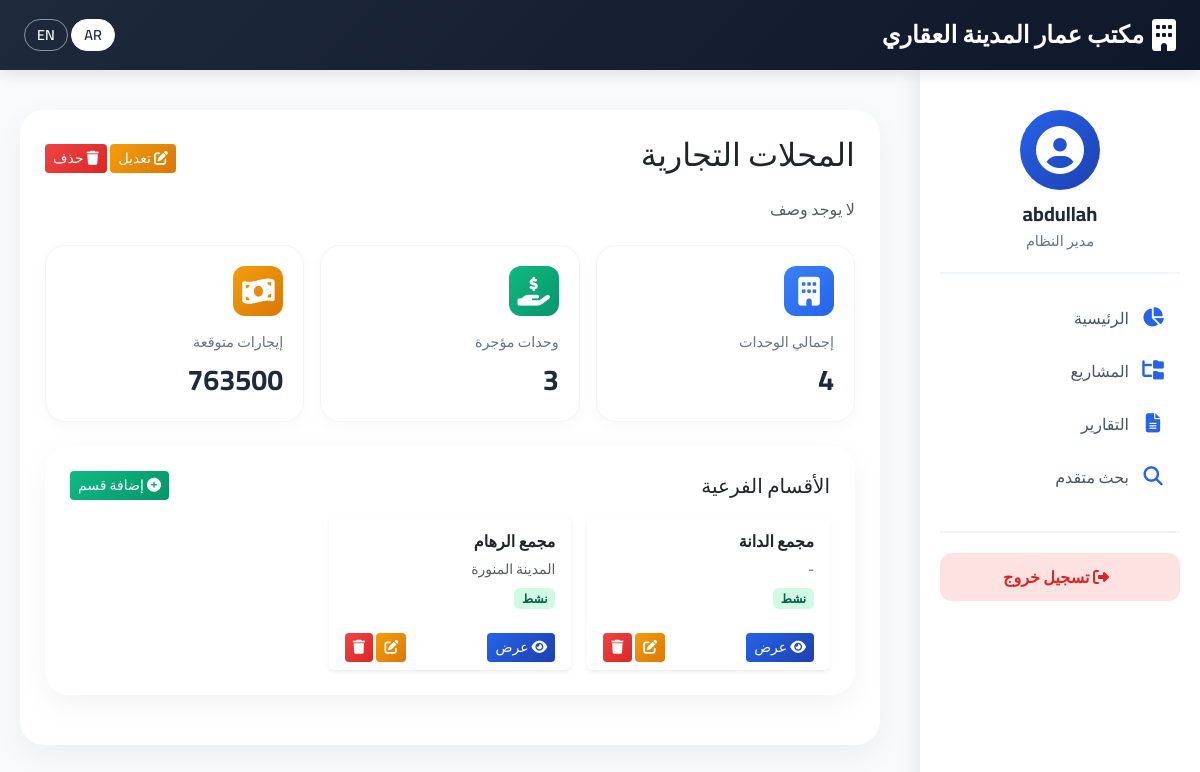
/category/3/ (signed in), run on the app's committed database.
### rentals/models.py (models this page shows, shortened)
class MainCategory(models.Model):
    name = models.CharField(max_length=100, unique=True, verbose_name="اسم الفئة الرئيسية")
    description = models.TextField(blank=True, verbose_name="وصف")
    created_at = models.DateTimeField(auto_now_add=True)
    class Meta:
        verbose_name = "فئة رئيسية"
        verbose_name_plural = "الفئات الرئيسية"
        ordering = ['name']

class SubCategory(models.Model):
    main_category = models.ForeignKey(MainCategory, on_delete=models.CASCADE, related_name='subcategories', verbose_name="الفئة الرئيسية")
    name = models.CharField(max_length=200, verbose_name="اسم القسم الداخلي")
    location = models.CharField(max_length=300, verbose_name="الموقع", blank=True)
    description = models.TextField(blank=True, verbose_name="وصف")
    is_active = models.BooleanField(default=True, verbose_name="نشط؟")
    created_at = models.DateTimeField(auto_now_add=True)
    class Meta:
        verbose_name = "قسم داخلي"
        verbose_name_plural = "الأقسام الداخلية"
        ordering = ['main_category', 'name']

### rentals/views.py (the view)
# urls.py: path('category/<int:pk>/', views.main_category_detail, name='main_category_detail'),
@login_required
def main_category_detail(request, pk):
    category = get_object_or_404(MainCategory, pk=pk)
    subcategories = category.subcategories.all()
    units_count = Unit.objects.filter(sub_category__main_category=category).count()
    rented_count = Unit.objects.filter(sub_category__main_category=category, is_rented=True).count()
    contracts = Contract.objects.filter(
        unit__sub_category__main_category=category,
        is_active=True
    )
    total_expected = sum(c.total_expected for c in contracts)
    context = {
        'category': category,
        'subcategories': subcategories,
        'units_count': units_count,
        'rented_count': rented_count,
        'total_expected': total_expected,
    }
    return render(request, 'rentals/main_category_detail.html', context)

### rentals/models.py (called while the page is built)
    @property
    def monthly_rent(self):
        if self.rent_type == 'yearly':
            return self.rent_amount / 12
        return self.rent_amount

    @property
    def tax_amount_monthly(self):
        if self.has_tax:
            return self.monthly_rent * (self.tax_rate / 100)
        return 0

    @property
    def total_monthly_with_tax(self):
        return self.monthly_rent + self.tax_amount_monthly

    @property
    def duration_months(self):
        return self.lease_duration_months

    @property
    def total_expected(self):
        return self.total_monthly_with_tax * self.duration_months

### rentals/templates/rentals/main_category_detail.html (shortened to what this page needs)
{% extends 'rentals/base.html' %}
{% load i18n %}
{% block content %}
<div class="container-fluid px-0">
    <div class="d-flex justify-content-between align-items-center mb-3">
        <h2>{{ category.name }}</h2>
        <div>
            <a href="{% url 'edit_main_category' category.id %}" class="btn btn-warning-custom btn-sm">
                <i class="fas fa-edit"></i> تعديل
            </a>
            <a href="{% url 'delete_main_category' category.id %}" class="btn btn-danger-custom btn-sm">
                <i class="fas fa-trash"></i> حذف
            </a>
        </div>
    </div>
    <p class="text-muted mb-4">{{ category.description|default:"لا يوجد وصف" }}</p>
    <div class="row g-3 mb-4">
        <div class="col-md-4">
            <div class="stat-card">
                <div class="stat-icon" style="background: linear-gradient(135deg, #3b82f6, #2563eb);">
                    <i class="fas fa-building"></i>
                </div>
                <div class="stat-label">إجمالي الوحدات</div>
                <div class="stat-value">{{ units_count }}</div>
            </div>
        </div>
        <div class="col-md-4">
            <div class="stat-card">
                <div class="stat-icon" style="background: linear-gradient(135deg, #10b981, #059669);">
                    <i class="fas fa-hand-holding-usd"></i>
                </div>
                <div class="stat-label">وحدات مؤجرة</div>
                <div class="stat-value">{{ rented_count }}</div>
            </div>
        </div>
        <div class="col-md-4">
            <div class="stat-card">
                <div class="stat-icon" style="background: linear-gradient(135deg, #f59e0b, #d97706);">
                    <i class="fas fa-money-bill-wave"></i>
                </div>
                <div class="stat-label">إيجارات متوقعة</div>
                <div class="stat-value">{{ total_expected|floatformat:0 }}</div>
            </div>
        </div>
    </div>
    <div class="content-card">
        <div class="d-flex justify-content-between align-items-center mb-3">
            <h5 class="mb-0">الأقسام الفرعية</h5>
            <a href="{% url 'add_sub_category' category.id %}" class="btn btn-success-custom btn-sm">
                <i class="fas fa-plus-circle"></i> إضافة قسم
            </a>
        </div>
        <div class="row g-3">
            {% for sub in subcategories %}
            <div class="col-md-4">
                <div class="card h-100 border-0 shadow-sm">
                    <div class="card-body">
                        <h6 class="fw-bold">{{ sub.name }}</h6>
                        <p class="small text-muted mb-2">{{ sub.location|default:"-" }}</p>
                        <div class="d-flex justify-content-between align-items-center">
                            <span class="badge {% if sub.is_active %}badge-success-custom{% else %}badge-secondary-custom{% endif %}">
                                {{ sub.is_active|yesno:"نشط,غير نشط" }}
                            </span>
                        </div>
                    </div>
                    <div class="card-footer bg-transparent border-0 d-flex justify-content-between">
                        <a href="{% url 'subcategory_detail' sub.id %}" class="btn btn-primary-custom btn-sm">
                            <i class="fas fa-eye"></i> عرض
                        </a>
                        <div>
                            <a href="{% url 'edit_sub_category' sub.id %}" class="btn btn-warning-custom btn-sm">
                                <i class="fas fa-edit"></i>
                            </a>
                            <a href="{% url 'delete_sub_category' sub.id %}" class="btn btn-danger-custom btn-sm">
                                <i class="fas fa-trash"></i>
                            </a>
                        </div>
                    </div>
                </div>
            </div>
            {% empty %}
            <div class="col-12">
                <p class="text-center text-muted py-4">لا توجد أقسام فرعية بعد</p>
            </div>
            {% endfor %}
        </div>
    </div>
</div>
{% endblock %}

### rentals/templates/rentals/base.html (shortened to what this page needs)
<!DOCTYPE html>
{% load static i18n %}
<html lang="ar" dir="rtl">
<head>
    <link rel="stylesheet" href="https://cdn.jsdelivr.net/npm/bootstrap@5.3.2/dist/css/bootstrap.rtl.min.css">
    <link rel="stylesheet" href="https://cdnjs.cloudflare.com/ajax/libs/font-awesome/6.5.1/css/all.min.css">
</head>
<body>
    <nav class="navbar navbar-custom">
        <div class="container-fluid px-4">
            <a class="navbar-brand" href="{% url 'home' %}">
                <i class="fas fa-building"></i>
                مكتب عمار المدينة العقاري
            </a>
            <div class="language-switcher">
                <form action="{% url 'set_language' %}" method="post" class="d-inline">
                    <button type="submit" name="language" value="ar" class="btn btn-sm btn-light">AR</button>
                    <button type="submit" name="language" value="en" class="btn btn-sm btn-outline-light">EN</button>
                </form>
            </div>
        </div>
    </nav>
    <div class="sidebar" id="sidebar">
        <div class="user-info">
            <div class="avatar">
                <i class="fas fa-user-circle"></i>
            </div>
            <h5>{{ user.get_username|default:"زائر" }}</h5>
            <p>{% if user.is_superuser %}مدير النظام{% else %}مستخدم{% endif %}</p>
        </div>
        <ul class="sidebar-menu">
            <li>
                <a href="{% url 'home' %}" {% if request.path == '/' %}class="active"{% endif %}>
                    <i class="fas fa-chart-pie"></i> الرئيسية
                </a>
            </li>
            <li>
                <a href="{% url 'main_categories' %}" {% if '/categories/' in request.path %}class="active"{% endif %}>
                    <i class="fas fa-folder-tree"></i> المشاريع
                </a>
            </li>
            <li>
                <a href="{% url 'reports_dashboard' %}" {% if '/reports/' in request.path %}class="active"{% endif %}>
                    <i class="fas fa-file-alt"></i> التقارير
                </a>
            </li>
            <li>
                <a href="{% url 'advanced_search' %}" {% if '/search/' in request.path %}class="active"{% endif %}>
                    <i class="fas fa-search"></i> بحث متقدم
                </a>
            </li>
        </ul>
        <div class="sidebar-footer">
            {% if user.is_authenticated %}
            <a href="{% url 'logout' %}" class="logout-btn">
                <i class="fas fa-sign-out-alt ms-2"></i> تسجيل خروج
            </a>
            {% else %}
            <a href="{% url 'login' %}" class="btn btn-primary-custom w-100 py-2">
                <i class="fas fa-sign-in-alt ms-2"></i> دخول
            </a>
            {% endif %}
        </div>
    </div>
    <div class="main-content" id="mainContent">
        <div class="content-card">
            {% block content %}{% endblock %}
        </div>
    </div>
</body>
</html>

### rentals/templates/rentals/base.html (style rules this page uses)
* { font-family: 'Cairo', sans-serif; }
body { background-color: #f8fafc; margin: 0; padding: 0; }
.navbar-custom { background: linear-gradient(135deg, #1e293b, #0f172a); box-shadow: 0 4px 15px rgba(0,0,0,0.1); padding: 12px 0; position: fixed; top: 0; left: 0; right: 0; z-index: 1030; height: 70px; }
.navbar-custom .navbar-brand { color: white; font-weight: 700; font-size: 1.5rem; display: flex; align-items: center; gap: 8px; }
.navbar-custom .navbar-brand i { font-size: 2rem; }
.language-switcher .btn { border-radius: 20px; padding: 4px 12px; font-size: 0.9rem; font-weight: 600; }
.language-switcher .btn-light { background: white; color: #1e293b; }
.language-switcher .btn-outline-light { border-color: rgba(255,255,255,0.5); color: white; }
.sidebar { position: fixed; top: 70px; right: 0; bottom: 0; width: 280px; background: white; box-shadow: -4px 0 20px rgba(0,0,0,0.08); padding: 20px; overflow-y: auto; transition: 0.3s; z-index: 1020; }
.sidebar .user-info { text-align: center; padding: 20px 0; border-bottom: 2px solid #f1f5f9; margin-bottom: 20px; }
.sidebar .user-info .avatar { width: 80px; height: 80px; background: linear-gradient(135deg, #2563eb, #1e40af); border-radius: 50%; display: flex; align-items: center; justify-content: center; margin: 0 auto 12px; }
.sidebar .user-info .avatar i { font-size: 3rem; color: white; }
.sidebar .user-info h5 { color: #1e293b; font-weight: 700; margin-bottom: 4px; }
.sidebar .user-info p { color: #64748b; font-size: 0.9rem; margin: 0; }
.sidebar-menu { list-style: none; padding: 0; margin: 0; }
.sidebar-menu li { margin-bottom: 5px; }
.sidebar-menu a { display: flex; align-items: center; padding: 12px 15px; color: #475569; text-decoration: none; border-radius: 12px; transition: 0.2s; font-weight: 500; }
.sidebar-menu a i { margin-left: 12px; width: 24px; text-align: center; color: #2563eb; font-size: 1.2rem; }
.sidebar-footer { margin-top: 30px; padding-top: 20px; border-top: 2px solid #f1f5f9; }
.logout-btn { display: block; padding: 12px; background: #fee2e2; color: #dc2626; text-align: center; text-decoration: none; border-radius: 12px; font-weight: 600; transition: 0.2s; }
.main-content { margin-right: 300px; margin-top: 90px; padding: 20px; min-height: 100vh; transition: margin-right 0.3s; }
.content-card { background: white; border-radius: 24px; box-shadow: 0 10px 30px rgba(0,0,0,0.05); padding: 25px; margin-bottom: 25px; }
.stat-card { background: white; border-radius: 20px; padding: 20px; box-shadow: 0 5px 15px rgba(0,0,0,0.03); border: 1px solid #f1f5f9; transition: 0.2s; }
.stat-icon { width: 50px; height: 50px; background: linear-gradient(135deg, #2563eb, #1e40af); border-radius: 12px; display: flex; align-items: center; justify-content: center; margin-bottom: 15px; }
.stat-icon i { font-size: 1.8rem; color: white; }
.stat-label { color: #64748b; font-size: 0.9rem; font-weight: 500; margin-bottom: 5px; }
.stat-value { color: #1e293b; font-size: 1.8rem; font-weight: 700; }
.btn-primary-custom { background: linear-gradient(135deg, #2563eb, #1e40af); color: white; border: none; }
.btn-success-custom { background: linear-gradient(135deg, #10b981, #059669); color: white; border: none; }
.btn-warning-custom { background: linear-gradient(135deg, #f59e0b, #d97706); color: white; border: none; }
.btn-danger-custom { background: linear-gradient(135deg, #ef4444, #dc2626); color: white; border: none; }
.badge-success-custom { background: #d1fae5; color: #065f46; }

### data on the page
MainCategory: name "المحلات التجارية", description "لا يوجد وصف"
SubCategory: name "مجمع الدانة", location "-", is_active "نشط"
SubCategory: name "مجمع الرهام", location "المدينة المنورة", is_active "نشط"

### other printed values
{{ user.get_username|default:"زائر" }} "abdullah"
{{ units_count }} "4"
{{ rented_count }} "3"
{{ total_expected|floatformat:0 }} "763500"
